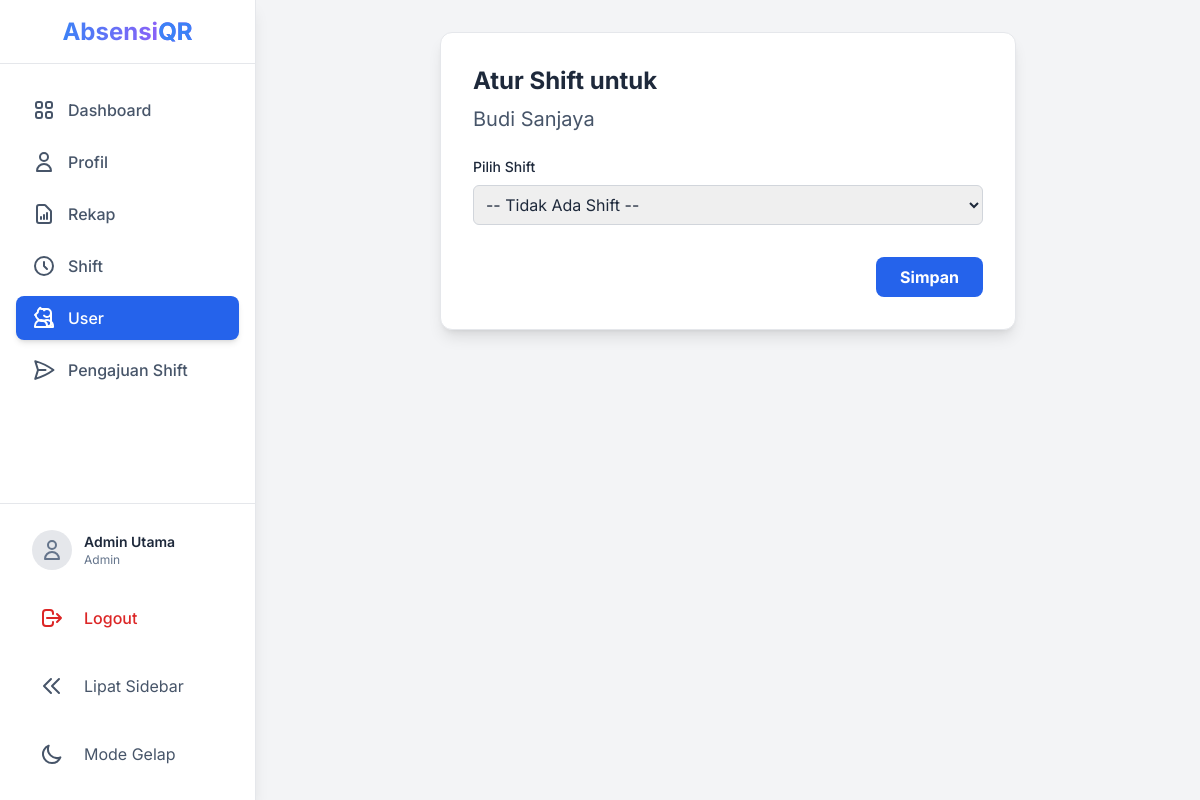
Page /src/admin/edit_user.php?id=2 (signed in) on the earlier database version.
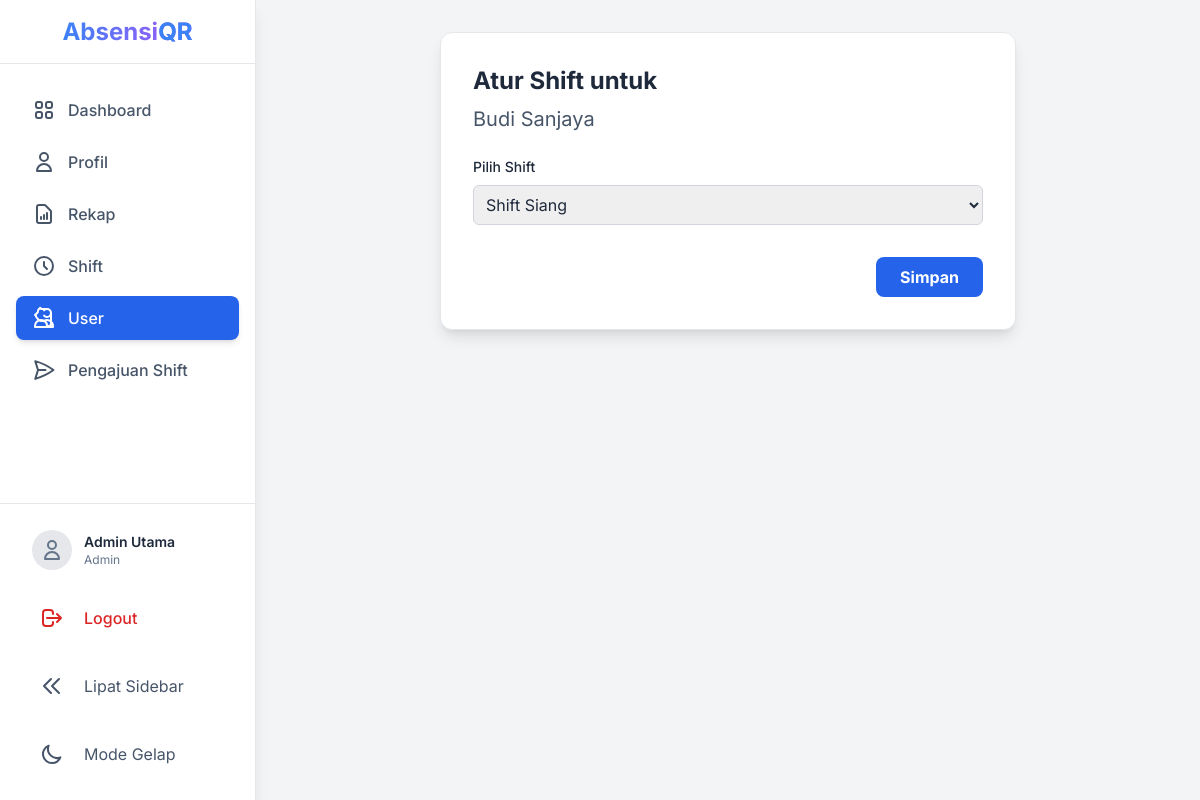
Same page on the later database version.
### tables this page shows
CREATE TABLE `users` (
  `id` int(11) NOT NULL,
  `username` varchar(50) NOT NULL,
  `password` varchar(255) NOT NULL,
  `nama_lengkap` varchar(100) NOT NULL,
  `role` enum('admin','user') NOT NULL,
  `shift_id` int(11) DEFAULT NULL
);

CREATE TABLE `shifts` (
  `id` int(11) NOT NULL,
  `nama_shift` varchar(50) NOT NULL,
  `jam_masuk` time NOT NULL,
  `batas_jam_masuk` time NOT NULL,
  `jam_pulang` time NOT NULL
);

### src/admin/edit_user.php (the view, shortened to what this page needs)
<?php
require_once __DIR__ . '/../layouts/header.php';
$user_id = $_GET['id'];
$stmt_user = $conn->prepare("SELECT id, nama_lengkap, shift_id FROM users WHERE id = ?");
$stmt_user->bind_param("i", $user_id);
$stmt_user->execute();
$user = $stmt_user->get_result()->fetch_assoc();
$shifts = $conn->query("SELECT id, nama_shift FROM shifts");
?>
<div class="max-w-xl mx-auto py-8">
    <div class="bg-white p-8 rounded-xl shadow-lg border">
        <h1 class="text-2xl font-bold mb-2">Atur Shift untuk</h1>
        <h2 class="text-xl mb-6 text-slate-600"><?php echo htmlspecialchars($user['nama_lengkap']); ?></h2>
        <form action="proses_user.php" method="POST">
            <div class="mb-4">
                <label for="shift_id" class="block text-sm font-medium mb-2">Pilih Shift</label>
                <select name="shift_id" id="shift_id" class="w-full p-2 border border-gray-300 rounded-md">
                    <option value="">-- Tidak Ada Shift --</option>
                    <?php while($shift = $shifts->fetch_assoc()): ?>
                    <option value="<?php echo $shift['id']; ?>" <?php if($user['shift_id'] == $shift['id']) echo 'selected'; ?>>
                        <?php echo htmlspecialchars($shift['nama_shift']); ?>
                    </option>
                    <?php endwhile; ?>
                </select>
            </div>
            <div class="mt-8 flex justify-end">
                <button type="submit" class="bg-blue-600 hover:bg-blue-700 text-white font-bold py-2 px-6 rounded-lg">Simpan</button>
            </div>
        </form>
    </div>
</div>
<?php require_once __DIR__ . '/../layouts/footer.php'; ?>

Differences in the rows shown:
changed users "Budi Sanjaya": shift_id (not shown) → "Shift Siang"
Other differences:
form field shift_id: "-- Tidak Ada Shift --" → (not shown)
